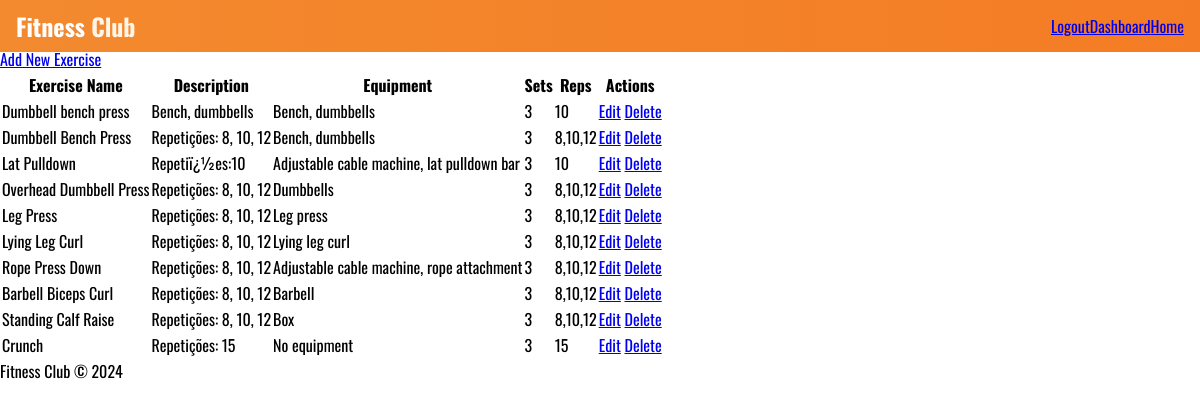
The page /php/manage_exercises.php (signed in) on the database its author committed.
### tables this page shows
CREATE TABLE `exercises` (
  `id` int(11) NOT NULL,
  `exercise_name` varchar(100) NOT NULL,
  `description` text NOT NULL,
  `equipment` varchar(100) NOT NULL,
  `sets` int(11) DEFAULT NULL,
  `reps` varchar(50) DEFAULT NULL
);

### php/manage_exercises.php (the view, shortened to what this page needs)
<?php
include_once('../functions/functions.php');
$dbConnect = dbLink();
$exercises = getExercises($dbConnect);
?>
<!DOCTYPE html>
<html>
<head>
    <link rel="stylesheet" type="text/css" href="../css/style.css">
</head>
<body>
    <header>
        <div class="container">
            <div class="logo">
                <a href="../index.php">Fitness <span>Club</span></a>
            </div>
            <div class="nav">
            </div>
        </div>
    </header>
    <div class="dashboard-content">
        <h1>Manage Exercises</h1>
        <a href="add_exercise.php" class="btn">Add New Exercise</a>
        <table>
            <tr>
                <th>Exercise Name</th>
                <th>Description</th>
                <th>Equipment</th>
                <th>Sets</th>
                <th>Reps</th>
                <th>Actions</th>
            </tr>
            <?php foreach ($exercises as $exercise): ?>
            <tr>
                <td><?php echo htmlspecialchars($exercise['exercise_name']); ?></td>
                <td><?php echo htmlspecialchars($exercise['description']); ?></td>
                <td><?php echo htmlspecialchars($exercise['equipment']); ?></td>
                <td><?php echo $exercise['sets']; ?></td>
                <td><?php echo $exercise['reps']; ?></td>
                <td>
                    <a href="edit_exercise.php?id=<?php echo $exercise['id']; ?>">Edit</a>
                    <a href="delete_exercise.php?id=<?php echo $exercise['id']; ?>" onclick="return confirm('Are you sure?');">Delete</a>
                </td>
            </tr>
            <?php endforeach; ?>
        </table>
    </div>
    <footer>
        <p>Fitness Club © 2024</p>
    </footer>
</body>
</html>

### css/style.css (style rules this page uses)
body { margin: 0; padding: 0; overflow-x: hidden; }
* { box-sizing: border-box; margin: 0; padding: 0; font-family: 'Oswald', sans-serif; }
header { position: fixed; top: 0; width: 100%; background: linear-gradient(90deg, #f38a2f 0%, #f47c24 100%); padding: 0.5rem 1rem; z-index: 10; }
header .container { display: flex; align-items: center; justify-content: space-between; }
header .logo a { font-size: 1.5rem; color: #fff; text-decoration: none; font-weight: bold; }
header .logo a span { color: #fff5e6; }
header .nav { display: none; }
@media (min-width: 992px) { header .nav { display: block; position: static; background-color: transparent; } }

### rows shown on the page
exercises: exercise_name "Dumbbell bench press", description "Bench, dumbbells", equipment "Bench, dumbbells", sets "3", reps "10"
exercises: exercise_name "Dumbbell Bench Press", description "Repetições: 8, 10, 12", equipment "Bench, dumbbells", sets "3", reps "8,10,12"
exercises: exercise_name "Lat Pulldown", description "Repetiï¿½es:10", equipment "Adjustable cable machine, lat pulldown bar", sets "3", reps "10"
exercises: exercise_name "Overhead Dumbbell Press", description "Repetições: 8, 10, 12", equipment "Dumbbells", sets "3", reps "8,10,12"
exercises: exercise_name "Leg Press", description "Repetições: 8, 10, 12", equipment "Leg press", sets "3", reps "8,10,12"
exercises: exercise_name "Lying Leg Curl", description "Repetições: 8, 10, 12", equipment "Lying leg curl", sets "3", reps "8,10,12"
exercises: exercise_name "Rope Press Down", description "Repetições: 8, 10, 12", equipment "Adjustable cable machine, rope attachment", sets "3", reps "8,10,12"
exercises: exercise_name "Barbell Biceps Curl", description "Repetições: 8, 10, 12", equipment "Barbell", sets "3", reps "8,10,12"
exercises: exercise_name "Standing Calf Raise", description "Repetições: 8, 10, 12", equipment "Box", sets "3", reps "8,10,12"
exercises: exercise_name "Crunch", description "Repetições: 15", equipment "No equipment", sets "3", reps "15"
